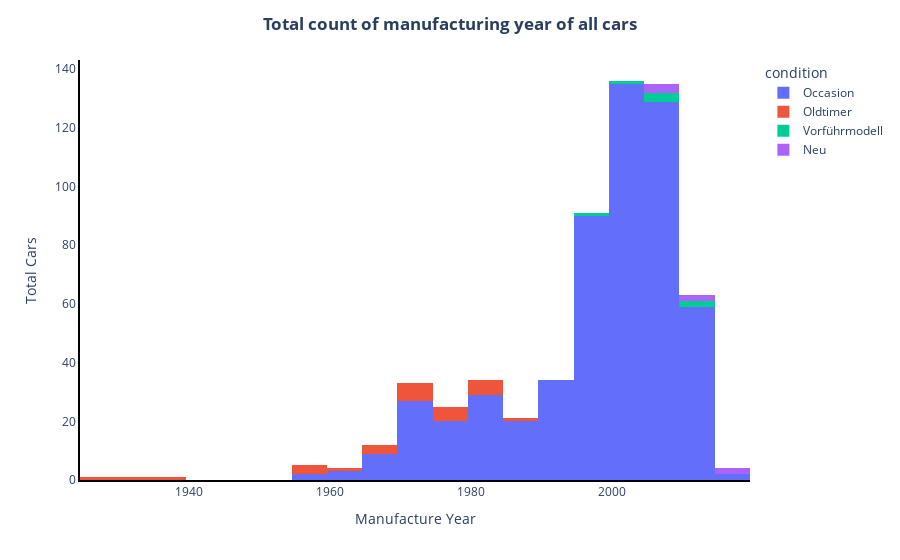

The cell this chart's notebook holds for it:
### Code cell
df_90 = df12[df12["manufacture_year"] <= 1990]
fig = px.histogram(df12, x = "manufacture_year", color = "condition")

fig.update_layout(xaxis={'categoryorder':'total descending'},
                 plot_bgcolor = "white",
                  yaxis_title = "Total Cars",
                  xaxis_title = "Manufacture Year",
                  title = "<b>Total count of manufacturing year of all cars</b>",
                 title_x=0.5)

fig.update_yaxes(showticklabels = True, showline = True, linewidth = 2, linecolor = "black")
fig.update_xaxes(showticklabels = True, showline = True, linewidth = 2, linecolor = "black")

fig.show()

### Figure 1 — Plotly figure (JSON) as saved in the notebook; plotly's stock layout.template omitted (floating-point values rounded to 4 significant figures; data arrays with more than 128 entries replaced by an {"elided": "..."} marker saying what was removed)
{"data": [{"alignmentgroup": "True", "bingroup": "x", "hovertemplate": "condition=Occasion<br>manufacture_year=%{x}<br>count=%{y}<extra></extra>", "legendgroup": "Occasion", "marker": {"color": "#636efa", "pattern": {"shape": ""}}, "name": "Occasion", "offsetgroup": "Occasion", "orientation": "v", "showlegend": true, "type": "histogram", "x": {"elided": "559 int values"}, "xaxis": "x", "yaxis": "y"}, {"alignmentgroup": "True", "bingroup": "x", "hovertemplate": "condition=Oldtimer<br>manufacture_year=%{x}<br>count=%{y}<extra></extra>", "legendgroup": "Oldtimer", "marker": {"color": "#EF553B", "pattern": {"shape": ""}}, "name": "Oldtimer", "offsetgroup": "Oldtimer", "orientation": "v", "showlegend": true, "type": "histogram", "x": [1970, 1959, 1960, 1975, 1980, 1970, 1966, 1927, 1973, 1968, 1939, 1973, 1930, 1957, 1976, 1976, 1972, 1976, 1979, 1982, 1969, 1982, 1980, 1981, 1985, 1972, 1957], "xaxis": "x", "yaxis": "y"}, {"alignmentgroup": "True", "bingroup": "x", "hovertemplate": "condition=Vorführmodell<br>manufacture_year=%{x}<br>count=%{y}<extra></extra>", "legendgroup": "Vorführmodell", "marker": {"color": "#00cc96", "pattern": {"shape": ""}}, "name": "Vorführmodell", "offsetgroup": "Vorführmodell", "orientation": "v", "showlegend": true, "type": "histogram", "x": [2010, 1997, 2011, 2008, 2001, 2007, 2009], "xaxis": "x", "yaxis": "y"}, {"alignmentgroup": "True", "bingroup": "x", "hovertemplate": "condition=Neu<br>manufacture_year=%{x}<br>count=%{y}<extra></extra>", "legendgroup": "Neu", "marker": {"color": "#ab63fa", "pattern": {"shape": ""}}, "name": "Neu", "offsetgroup": "Neu", "orientation": "v", "showlegend": true, "type": "histogram", "x": [2015, 2005, 2006, 2012, 2015, 2011, 2006], "xaxis": "x", "yaxis": "y"}], "layout": {"barmode": "relative", "legend": {"title": {"text": "condition"}, "tracegroupgap": 0}, "margin": {"t": 60}, "plot_bgcolor": "white", "title": {"text": "<b>Total count of manufacturing year of all cars</b>", "x": 0.5}, "xaxis": {"anchor": "y", "categoryorder": "total descending", "domain": [0, 1], "linecolor": "black", "linewidth": 2, "showline": true, "showticklabels": true, "title": {"text": "Manufacture Year"}}, "yaxis": {"anchor": "x", "domain": [0, 1], "linecolor": "black", "linewidth": 2, "showline": true, "showticklabels": true, "title": {"text": "Total Cars"}}}}
